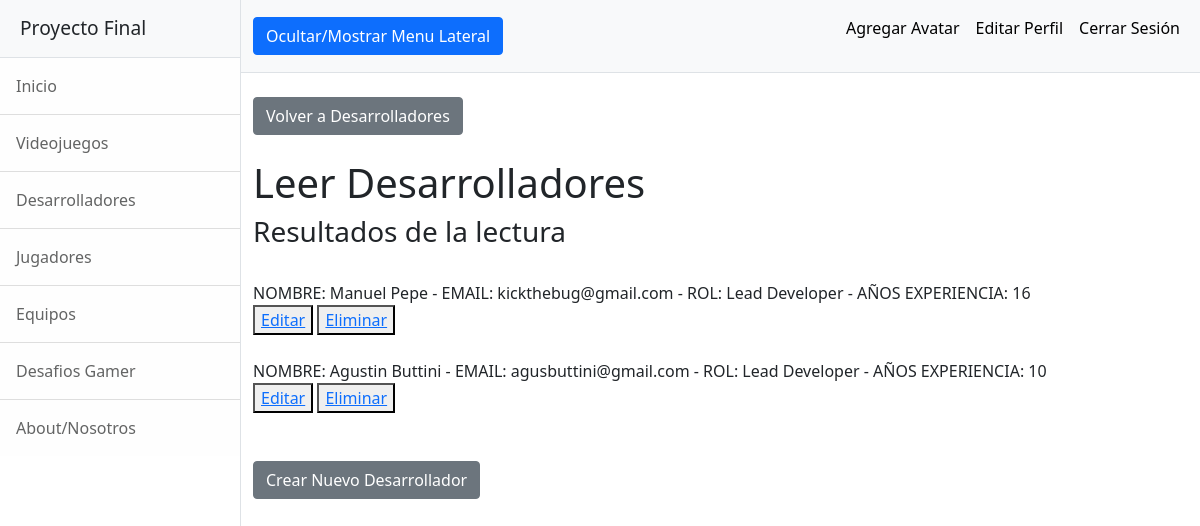
The app's page /AppFinal/desarroladoresLeer (signed in) with its own data.
### AppFinal/models.py (models this page shows)
class Desarrollador(models.Model):
    nombre = models.CharField(max_length = 40)
    email = models.EmailField()
    rol = models.CharField(max_length = 40)
    años_experiencia = models.IntegerField()
    def __str__(self):
        return f"NOMBRE: {self.nombre} - EMAIL: {self.email} - ROL: {self.rol} - AÑOS EXPERIENCIA: {self.años_experiencia}"

### AppFinal/views.py (the view)
# urls.py: path('desarroladoresLeer', views.desarrolladoresLeer, name="DesarrolladoresLeer"),
@login_required
def desarrolladoresLeer(request):
    desarrolladores = Desarrollador.objects.all()
    contexto = {"desarrolladores":desarrolladores}
    return render(request, "AppFinal/desarrolladoresLeer.html", contexto)

### AppFinal/templates/AppFinal/desarrolladoresLeer.html
{% extends "AppFinal/padre.html" %}
{% load static %}
{% block dynamicContent %}
    <div class="container-fluid">
        <br><a class="btn btn-secondary" href="{% url 'Desarrolladores' %}">Volver a Desarrolladores</a>
        <h1 class="mt-4">Leer Desarrolladores</h1>
        <h3>Resultados de la lectura</h3><br>
        {% for desarrollador in desarrolladores %}
            {{desarrollador}}<br>
            <button><a href="{% url 'DesarrolladoresEditar' desarrollador.nombre %}">Editar</a></button>
            <button><a href="{% url 'DesarrolladoresEliminar' desarrollador.nombre %}">Eliminar</a></button><br><br>
        {% endfor %}
        <br><a class="btn btn-secondary" href="{% url 'DesarrolladoresFormulario' %}">Crear Nuevo Desarrollador</a>
    </div>
{% endblock %}

### records on screen
Desarrollador: nombre+email+rol "NOMBRE: Manuel Pepe - EMAIL: kickthebug@gmail.com - ROL: Lead Developer - AÑOS EXPERIENCIA: 16"
Desarrollador: nombre+email+rol "NOMBRE: Agustin Buttini - EMAIL: agusbuttini@gmail.com - ROL: Lead Developer - AÑOS EXPERIENCIA: 10"
